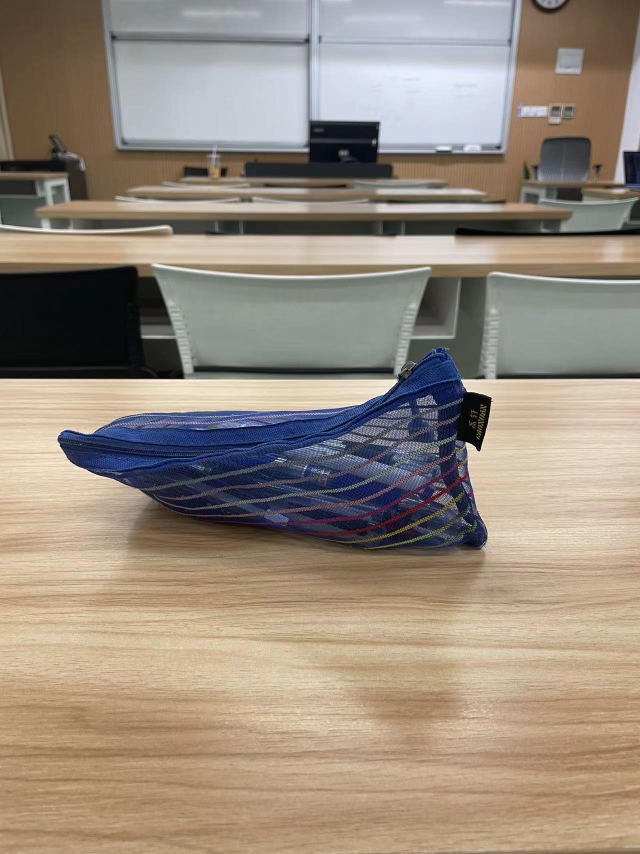
#> input picture data/nerf_llff_data/bag/images/1.jpg, 1280 x 1707 px, found by its file name (shown at 1/2 size); its folder holds only this picture in this run
$ python downsample.py
#> lines starting #> are read from the running program, lines starting #| are printed output that depends on the picture
import cv2
# import def_Gaussian as dg
# import time
import os.path


# import glob

#####################################################################################################################
# 读取文件夹里面的图像数量 并返回filenum
def countFile(dir):
    # 输入文件夹
    tmp = 0
    for item in os.listdir(dir):
        if os.path.isfile(os.path.join(dir, item)):
            tmp += 1
        else:
            tmp += countFile(os.path.join(dir, item))
    return tmp


filenum = countFile("/root/Lab3-3/data/nerf_llff_data/bag/images")  # 返回的是图片的张数
print(filenum)

# filenum
n = 8
index = 1  # 保存图片编号
num = 0  # 处理图片计数
for i in range(1, filenum + 1):
    ########################################################
    # 1.读取原始图片
    if index < 10:
        filename = "/root/Lab3-3/data/nerf_llff_data/bag/images/" + str(i) + ".jpg"
    elif index < 100:
        filename = "/root/Lab3-3/data/nerf_llff_data/bag/images/" + str(i) + ".jpg"
    else:
        filename = "/root/Lab3-3/data/nerf_llff_data/bag/images/" + str(i) + ".jpg"
    print(filename)
    original_image = cv2.imread(filename)
#> original_image is the input picture: shape (1707, 1280, 3); mean B, G, R 125.8, 139.3, 152.1
    # 2.下采样
    if n == 4:
        img_1 = cv2.pyrDown(original_image)
        img_1 = cv2.pyrDown(img_1)
    if n == 8:
        img_1 = cv2.pyrDown(original_image)
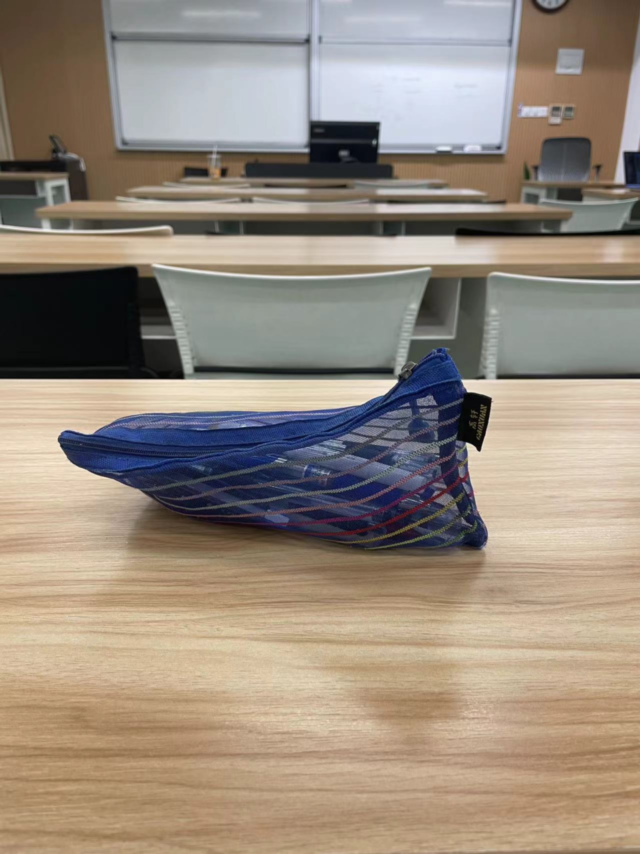
#> img_1: shape (854, 640, 3); mean B, G, R 125.8, 139.3, 152.1
        img_1 = cv2.pyrDown(img_1)
#> img_1: shape (427, 320, 3)
        img_1 = cv2.pyrDown(img_1)
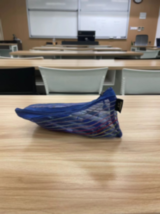
#> img_1: shape (214, 160, 3); mean B, G, R 125.7, 139.3, 152.1
    # 3.将下采样图片保存到指定路径当中
    if index < 10:
        cv2.imwrite("/root/Lab3-3/data/nerf_llff_data/bag/images_8/" + str(index) + ".jpg", img_1)
    elif index < 100:
        cv2.imwrite("/root/Lab3-3/data/nerf_llff_data/bag/images_8/" + str(index) + ".jpg", img_1)
    else:
        cv2.imwrite("/root/Lab3-3/data/nerf_llff_data/bag/images_8/" + str(index) + ".jpg", img_1)

    num = num + 1
    print("正在为第" + str(num) + "图片采样......")
    index = index + 1
